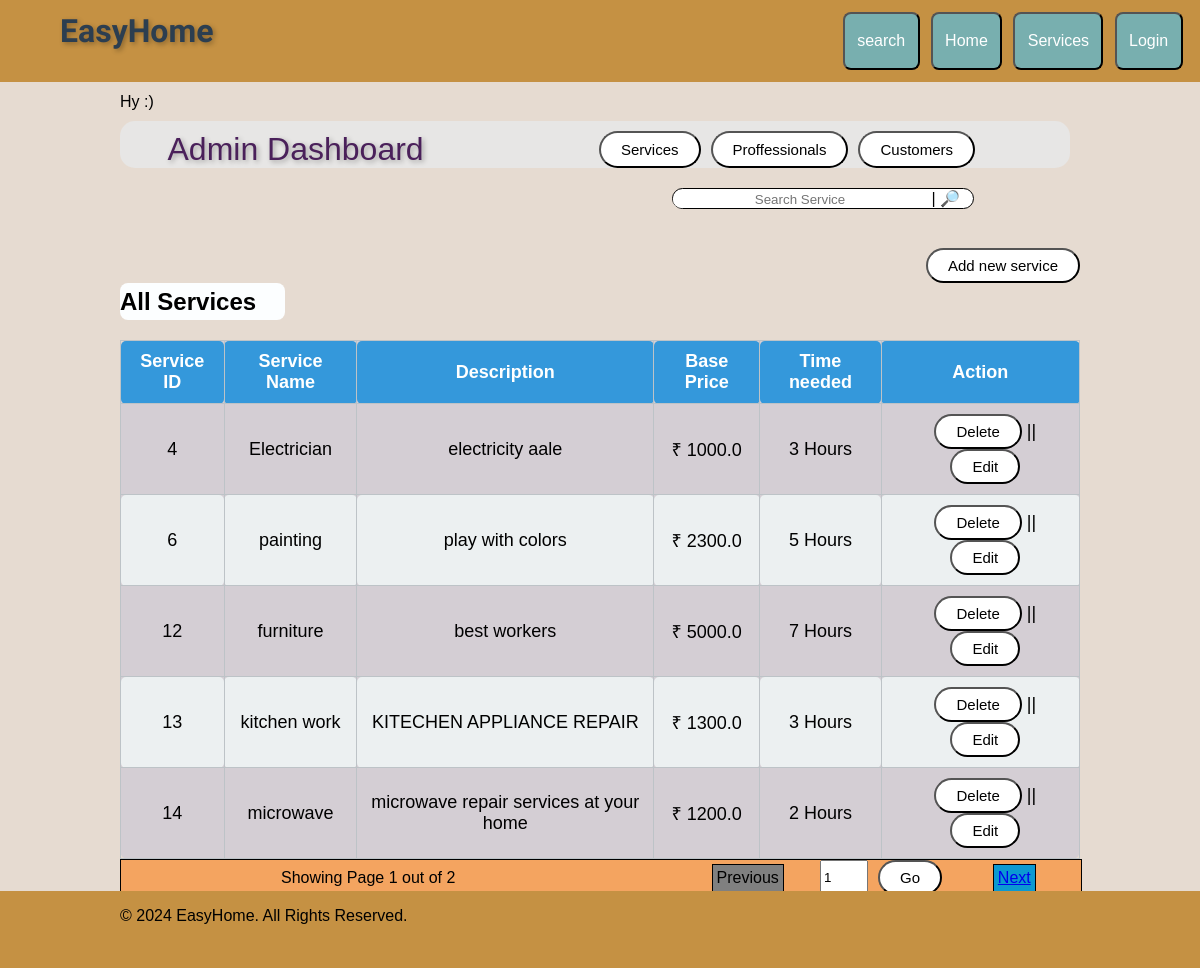
Page /admin_service (signed in) on the committed database.
### app.py (models this page shows, shortened)
class Services(db.Model):
    service_id= db.Column(db.Integer, primary_key = True)
    service_name= db.Column(db.String(50)  )
    service_desc= db.Column(db.String(200) )
    service_b_price= db.Column(db.Float() ,nullable= False)
    time_required =db.Column(db.String,  nullable=False)

### app.py (the view, shortened to what this page needs)
@app.route("/admin_service", methods=['POST', 'GET'])
@admin_only
def service():
    per_page= 5
    page= request.args.get('page',1,int)
    query = request.args.get('word')
    if query:
        serv = Services.query.filter(or_ (Services.service_name.like(f'%{query}%'), Services.service_desc.like(f'%{query}%'), Services.service_id.like(f'%{query}%'))).paginate(page= page, per_page=per_page)
    else:serv=Services.query.paginate(page= page, per_page=per_page)
    del1= None
    edit1 =None
    if request.method == 'POST':
        del1= request.form.get("del")
        edit1=request.form.get("edit1")
    if edit1:
        service1= Services.query.get(edit1)
        if service1:
            flag2=service1.service_id
            return redirect(f"/admin_service/{flag2}" )
    return render_template("admin_service.html",serv=serv )

### app.py (called while the page is built)
def admin_only(f):
    @wraps(f)
    def admin1(*args, **kwargs):
        if session :
            user =session.get('type1')
            if user == 'admin':
                flash('You need to be logged in as an admin to access this page.', 'warning')
                return f(*args, **kwargs)
            else: return redirect('/dashboard')
        else: return redirect('/login')
    return admin1

### templates/admin_service.html (shortened to what this page needs)
{% extends "admin.html" %}
{% block admin %}
<div class="panel">
<div class="flex_button panel">
    <div style="width: 300px; margin-left: 30px;" class="searchbar flex_button" >
        <form action="/admin_service" >
            <input style="width: 250px;" margin: 0;" id="searchbox" name="word" value="{{request.args.get('word', '')}}"  required  placeholder="Search Service">
            | <button  style="all: initial;" id='search_button' type="submit">🔎</button>
        </form>
    </div>
</div>
<div  class="button_end" >
    <button  onclick="location.href='/admin_service/add';">
        Add new service
    </button>
</div>
<div class="table_lebel">
    All Services
</div>
<table>
    <thead>
        <tr>
            <th>Service ID</th>
            <th>Service Name</th>
            <th>Description</th>
            <th>Base Price</th>
            <th>Time needed</th>
            <th>Action</th>
        </tr>
    </thead>
    <tbody>
    {% for service in serv %}
    <tr>
      <td> {{service.service_id}}</td>
      <td> {{service.service_name}}</td>
      <td> {{service.service_desc}}</td>
      <td> ₹ {{service.service_b_price}}</td>
      <td> {{service.time_required}} Hours</td>
      <td><form action="/admin_service" method="POST">
        <button name="del" value="{{service.service_id}}" type="submit">Delete</button> ||
      <form action="/admin_service" method="POST">
        <button name="edit1" value="{{service.service_id}}" type="submit">Edit</button></td>
       </tr>
{% endfor %}
    </tbody>
</table>
<div class="paginator">
  <div style="justify-content: flex-start; align-items: center;">
     Showing Page {{serv.page}} out of {{serv.pages}}
  </div>
  <div style="justify-content: flex-start;" >
  <div style="justify-content: flex-start;">
      {% if serv.has_prev %}
          <a  id="active_pgntr" href="{{ url_for('service', page=serv.prev_num) }}" >Previous</a>
      {% else %}
          <a>Previous</a>
      {% endif %}
  </div>
  <div style=" justify-content: center;">
  <form style="display:flex;" action="{{ url_for('service')}}">
      <input style="width:40px;" id="page_a" name='page' value="{{serv.page}}">
      <button type="submit"> Go </button>
  </form>
  </div>
  <div style="justify-content: flex-end;">
  {% if serv.has_next %}
      <a id="active_pgntr" href="{{ url_for('service', page=serv.next_num) }}">Next</a>
  {% else %}
      <a >Next</a>
  {% endif %}
  </div>
  </div>
</div>
</body>
</html>
{% endblock %}

### static/style.css (style rules this page uses)
body, html { margin: 0; padding-top: 3%; padding-bottom: 3%; box-sizing: border-box; background: rgb(230, 219, 209); }
.panel { margin-left: 10%; margin-right: 10%; }
button { padding: 7px 20px; font-size: 15px; margin-left: 10px; border-radius: 40px; cursor: pointer; background-color: #ffffff; }
.button_end { display: flex; justify-content: flex-end; height: 5%; margin-top: 3%; margin-left: 12px; }
.table_lebel { display: inline-block; padding-right: 3%; font-size: 150%; font-weight: bold; border-radius: 8px; padding-top: 0.5%; padding-bottom: 0.5%; background-color: #fcfeff; }
table { background: #d4ced4; width: 100%; margin: 20px auto; border-collapse: collapse; font-size: 18px; border-radius: 8px; margin-bottom: 0; }
table, th, td { border: 1px solid #bdc3c7; }
th { background-color: #3498db; color: white; padding: 10px; font-weight: bold; }
td { padding: 10px; text-align: center; }
tr:nth-child(even) { background-color: #ecf0f1; }
td, th { border-radius: 5px; }
.flex_button { display: flex; align-items: center; justify-content: space-between; gap: 10px }
.flex_button button { margin: 0; justify-content: flex-end; border-radius:10px; border: 1px solid black ; }
.searchbar { width: 80%; margin: 10px; background: #ffffff; border: 1px solid rgb(0, 0, 0); border-radius: 20px; border-collapse: collapse; }
#searchbox { width: 80%; height: 100%; border: none; border-radius: 20px; border-collapse: collapse; border-top-right-radius:0; border-bottom-right-radius:0; text-align: center; }
#search_button { margin: 0; width: 10px; border: none; text-overflow: ellipsis; border-radius: 20px; }
.paginator { background: sandybrown; border: 1PX solid black; border-radius: 0; width: 100%; display: flex; justify-content: flex-end; padding: 0; margin: 0; }
.paginator div { display: flex; width:400px ; }
.paginator div div { display: flex; flex:1; }
.paginator div div a { border: 1px solid black ; background: gray; cursor: no-drop; margin: auto; padding: 4px; }
#active_pgntr { background: rgb(11, 153, 209); cursor: pointer; }

### rows in the picture
Services: service_id "4", service_name "Electrician", service_desc "electricity aale", service_b_price "1000.0", time_required "3"
Services: service_id "6", service_name "painting", service_desc "play with colors", service_b_price "2300.0", time_required "5"
Services: service_id "12", service_name "furniture", service_desc "best workers", service_b_price "5000.0", time_required "7"
Services: service_id "13", service_name "kitchen work", service_desc "KITECHEN APPLIANCE REPAIR", service_b_price "1300.0", time_required "3"
Services: service_id "14", service_name "microwave", service_desc "microwave repair services at your home", service_b_price "1200.0", time_required "2"

### other values in the picture
{{ serv.page }} "1"
{{ serv.pages }} "2"
